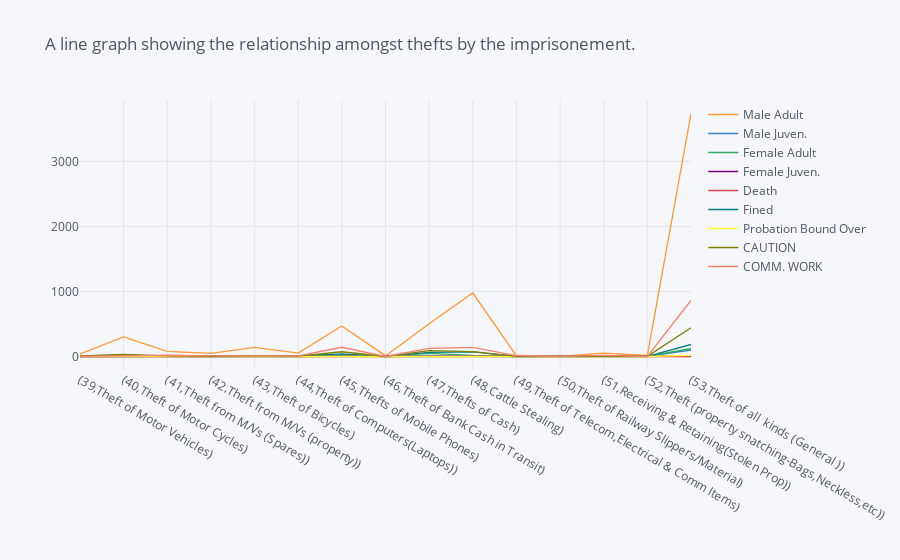

The cell this chart's notebook holds for it:
### Code cell
# Line graph for the Data stored in variable ActualAccusedconvicted
summ.iplot(kind='line',title='A line graph showing the relationship amongst thefts by the imprisonement.')

### Figure 1 — Plotly figure (JSON) as saved in the notebook; plotly's stock layout.template omitted (floating-point values rounded to 4 significant figures)
{"data": [{"line": {"color": "rgba(255, 153, 51, 1.0)", "dash": "solid", "shape": "linear", "width": 1.3}, "mode": "lines", "name": "Male Adult", "text": "", "type": "scatter", "x": ["(39,Theft of Motor Vehicles)", "(40,Theft of Motor Cycles)", "(41,Theft from M/Vs (Spares))", "(42,Theft from M/Vs (property))", "(43,Theft of Bicycles)", "(44,Theft of Computers(Laptops))", "(45,Thefts of Mobile Phones)", "(46,Theft of Bank Cash in Transit)", "(47,Thefts of Cash)", "(48,Cattle Stealing)", "(49,Theft of Telecom,Electrical & Comm Items)", "(50,Theft of Railway Slippers/Material)", "(51,Receiving & Retaining(Stolen Prop))", "(52,Theft (property snatching-Bags,Neckless,etc))", "(53,Theft of all  kinds (General ))"], "y": [40, 301, 79, 48, 139, 53, 468, 9, 502, 976, 10, 0, 53, 16, 3736]}, {"line": {"color": "rgba(55, 128, 191, 1.0)", "dash": "solid", "shape": "linear", "width": 1.3}, "mode": "lines", "name": "Male Juven.", "text": "", "type": "scatter", "x": ["(39,Theft of Motor Vehicles)", "(40,Theft of Motor Cycles)", "(41,Theft from M/Vs (Spares))", "(42,Theft from M/Vs (property))", "(43,Theft of Bicycles)", "(44,Theft of Computers(Laptops))", "(45,Thefts of Mobile Phones)", "(46,Theft of Bank Cash in Transit)", "(47,Thefts of Cash)", "(48,Cattle Stealing)", "(49,Theft of Telecom,Electrical & Comm Items)", "(50,Theft of Railway Slippers/Material)", "(51,Receiving & Retaining(Stolen Prop))", "(52,Theft (property snatching-Bags,Neckless,etc))", "(53,Theft of all  kinds (General ))"], "y": [0, 4, 1, 0, 5, 1, 12, 0, 6, 8, 0, 0, 0, 1, 100]}, {"line": {"color": "rgba(50, 171, 96, 1.0)", "dash": "solid", "shape": "linear", "width": 1.3}, "mode": "lines", "name": "Female Adult", "text": "", "type": "scatter", "x": ["(39,Theft of Motor Vehicles)", "(40,Theft of Motor Cycles)", "(41,Theft from M/Vs (Spares))", "(42,Theft from M/Vs (property))", "(43,Theft of Bicycles)", "(44,Theft of Computers(Laptops))", "(45,Thefts of Mobile Phones)", "(46,Theft of Bank Cash in Transit)", "(47,Thefts of Cash)", "(48,Cattle Stealing)", "(49,Theft of Telecom,Electrical & Comm Items)", "(50,Theft of Railway Slippers/Material)", "(51,Receiving & Retaining(Stolen Prop))", "(52,Theft (property snatching-Bags,Neckless,etc))", "(53,Theft of all  kinds (General ))"], "y": [3, 1, 1, 0, 1, 0, 24, 0, 49, 17, 0, 0, 1, 0, 123]}, {"line": {"color": "rgba(128, 0, 128, 1.0)", "dash": "solid", "shape": "linear", "width": 1.3}, "mode": "lines", "name": "Female Juven.", "text": "", "type": "scatter", "x": ["(39,Theft of Motor Vehicles)", "(40,Theft of Motor Cycles)", "(41,Theft from M/Vs (Spares))", "(42,Theft from M/Vs (property))", "(43,Theft of Bicycles)", "(44,Theft of Computers(Laptops))", "(45,Thefts of Mobile Phones)", "(46,Theft of Bank Cash in Transit)", "(47,Thefts of Cash)", "(48,Cattle Stealing)", "(49,Theft of Telecom,Electrical & Comm Items)", "(50,Theft of Railway Slippers/Material)", "(51,Receiving & Retaining(Stolen Prop))", "(52,Theft (property snatching-Bags,Neckless,etc))", "(53,Theft of all  kinds (General ))"], "y": [0, 0, 0, 0, 1, 0, 1, 0, 6, 0, 0, 0, 1, 0, 7]}, {"line": {"color": "rgba(219, 64, 82, 1.0)", "dash": "solid", "shape": "linear", "width": 1.3}, "mode": "lines", "name": "Death", "text": "", "type": "scatter", "x": ["(39,Theft of Motor Vehicles)", "(40,Theft of Motor Cycles)", "(41,Theft from M/Vs (Spares))", "(42,Theft from M/Vs (property))", "(43,Theft of Bicycles)", "(44,Theft of Computers(Laptops))", "(45,Thefts of Mobile Phones)", "(46,Theft of Bank Cash in Transit)", "(47,Thefts of Cash)", "(48,Cattle Stealing)", "(49,Theft of Telecom,Electrical & Comm Items)", "(50,Theft of Railway Slippers/Material)", "(51,Receiving & Retaining(Stolen Prop))", "(52,Theft (property snatching-Bags,Neckless,etc))", "(53,Theft of all  kinds (General ))"], "y": [0, 0, 0, 0, 0, 0, 0, 0, 0, 0, 0, 0, 0, 0, 0]}, {"line": {"color": "rgba(0, 128, 128, 1.0)", "dash": "solid", "shape": "linear", "width": 1.3}, "mode": "lines", "name": "Fined", "text": "", "type": "scatter", "x": ["(39,Theft of Motor Vehicles)", "(40,Theft of Motor Cycles)", "(41,Theft from M/Vs (Spares))", "(42,Theft from M/Vs (property))", "(43,Theft of Bicycles)", "(44,Theft of Computers(Laptops))", "(45,Thefts of Mobile Phones)", "(46,Theft of Bank Cash in Transit)", "(47,Thefts of Cash)", "(48,Cattle Stealing)", "(49,Theft of Telecom,Electrical & Comm Items)", "(50,Theft of Railway Slippers/Material)", "(51,Receiving & Retaining(Stolen Prop))", "(52,Theft (property snatching-Bags,Neckless,etc))", "(53,Theft of all  kinds (General ))"], "y": [7, 20, 5, 5, 11, 8, 41, 2, 62, 70, 2, 0, 2, 2, 185]}, {"line": {"color": "rgba(255, 255, 51, 1.0)", "dash": "solid", "shape": "linear", "width": 1.3}, "mode": "lines", "name": "Probation Bound Over", "text": "", "type": "scatter", "x": ["(39,Theft of Motor Vehicles)", "(40,Theft of Motor Cycles)", "(41,Theft from M/Vs (Spares))", "(42,Theft from M/Vs (property))", "(43,Theft of Bicycles)", "(44,Theft of Computers(Laptops))", "(45,Thefts of Mobile Phones)", "(46,Theft of Bank Cash in Transit)", "(47,Thefts of Cash)", "(48,Cattle Stealing)", "(49,Theft of Telecom,Electrical & Comm Items)", "(50,Theft of Railway Slippers/Material)", "(51,Receiving & Retaining(Stolen Prop))", "(52,Theft (property snatching-Bags,Neckless,etc))", "(53,Theft of all  kinds (General ))"], "y": [0, 0, 0, 0, 0, 0, 1, 0, 2, 0, 0, 0, 0, 0, 17]}, {"line": {"color": "rgba(128, 128, 0, 1.0)", "dash": "solid", "shape": "linear", "width": 1.3}, "mode": "lines", "name": "CAUTION", "text": "", "type": "scatter", "x": ["(39,Theft of Motor Vehicles)", "(40,Theft of Motor Cycles)", "(41,Theft from M/Vs (Spares))", "(42,Theft from M/Vs (property))", "(43,Theft of Bicycles)", "(44,Theft of Computers(Laptops))", "(45,Thefts of Mobile Phones)", "(46,Theft of Bank Cash in Transit)", "(47,Thefts of Cash)", "(48,Cattle Stealing)", "(49,Theft of Telecom,Electrical & Comm Items)", "(50,Theft of Railway Slippers/Material)", "(51,Receiving & Retaining(Stolen Prop))", "(52,Theft (property snatching-Bags,Neckless,etc))", "(53,Theft of all  kinds (General ))"], "y": [11, 33, 10, 2, 11, 7, 73, 0, 91, 75, 1, 0, 7, 2, 442]}, {"line": {"color": "rgba(251, 128, 114, 1.0)", "dash": "solid", "shape": "linear", "width": 1.3}, "mode": "lines", "name": "COMM. WORK", "text": "", "type": "scatter", "x": ["(39,Theft of Motor Vehicles)", "(40,Theft of Motor Cycles)", "(41,Theft from M/Vs (Spares))", "(42,Theft from M/Vs (property))", "(43,Theft of Bicycles)", "(44,Theft of Computers(Laptops))", "(45,Thefts of Mobile Phones)", "(46,Theft of Bank Cash in Transit)", "(47,Thefts of Cash)", "(48,Cattle Stealing)", "(49,Theft of Telecom,Electrical & Comm Items)", "(50,Theft of Railway Slippers/Material)", "(51,Receiving & Retaining(Stolen Prop))", "(52,Theft (property snatching-Bags,Neckless,etc))", "(53,Theft of all  kinds (General ))"], "y": [2, 7, 19, 10, 14, 9, 142, 0, 125, 141, 15, 1, 18, 0, 861]}], "layout": {"legend": {"bgcolor": "#F5F6F9", "font": {"color": "#4D5663"}}, "paper_bgcolor": "#F5F6F9", "plot_bgcolor": "#F5F6F9", "title": {"font": {"color": "#4D5663"}, "text": "A line graph showing the relationship amongst thefts by the imprisonement."}, "xaxis": {"gridcolor": "#E1E5ED", "showgrid": true, "tickfont": {"color": "#4D5663"}, "title": {"font": {"color": "#4D5663"}, "text": ""}, "zerolinecolor": "#E1E5ED"}, "yaxis": {"gridcolor": "#E1E5ED", "showgrid": true, "tickfont": {"color": "#4D5663"}, "title": {"font": {"color": "#4D5663"}, "text": ""}, "zerolinecolor": "#E1E5ED"}}}
